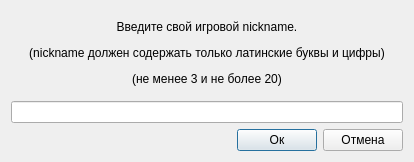
<?xml version="1.0" encoding="UTF-8"?>
<ui version="4.0">
 <class>EnterWindow</class>
 <widget class="QDialog" name="EnterWindow">
  <property name="geometry">
   <rect>
    <x>0</x>
    <y>0</y>
    <width>414</width>
    <height>162</height>
   </rect>
  </property>
  <property name="windowTitle">
   <string>Вход в систему</string>
  </property>
  <layout class="QGridLayout" name="gridLayout">
   <item row="0" column="0">
    <layout class="QVBoxLayout" name="verticalLayout">
     <item>
      <widget class="QLabel" name="label">
       <property name="text">
        <string>&lt;html&gt;&lt;head/&gt;&lt;body&gt;&lt;p align=&quot;center&quot;&gt;&lt;span style=&quot; font-size:9pt;&quot;&gt;Введите свой игровой nickname.&lt;/span&gt;&lt;/p&gt;&lt;p align=&quot;center&quot;&gt;&lt;span style=&quot; font-size:9pt;&quot;&gt;(nickname должен содержать только латинские буквы и цифры)&lt;/span&gt;&lt;/p&gt;&lt;p align=&quot;center&quot;&gt;&lt;span style=&quot; font-size:9pt;&quot;&gt;(не менее 3 и не более 20)&lt;/span&gt;&lt;/p&gt;&lt;/body&gt;&lt;/html&gt;</string>
       </property>
      </widget>
     </item>
     <item>
      <widget class="QLineEdit" name="lineEdit"/>
     </item>
     <item>
      <layout class="QHBoxLayout" name="horizontalLayout">
       <item>
        <spacer name="horizontalSpacer">
         <property name="orientation">
          <enum>Qt::Horizontal</enum>
         </property>
         <property name="sizeHint" stdset="0">
          <size>
           <width>40</width>
           <height>20</height>
          </size>
         </property>
        </spacer>
       </item>
       <item>
        <widget class="QPushButton" name="OkButton">
         <property name="text">
          <string>Ок</string>
         </property>
        </widget>
       </item>
       <item>
        <widget class="QPushButton" name="CloseButton">
         <property name="text">
          <string>Отмена</string>
         </property>
        </widget>
       </item>
      </layout>
     </item>
    </layout>
   </item>
  </layout>
 </widget>
 <resources/>
 <connections>
  <connection>
   <sender>CloseButton</sender>
   <signal>clicked()</signal>
   <receiver>EnterWindow</receiver>
   <slot>close()</slot>
   <hints>
    <hint type="sourcelabel">
     <x>346</x>
     <y>130</y>
    </hint>
    <hint type="destinationlabel">
     <x>141</x>
     <y>134</y>
    </hint>
   </hints>
  </connection>
 </connections>
</ui>
